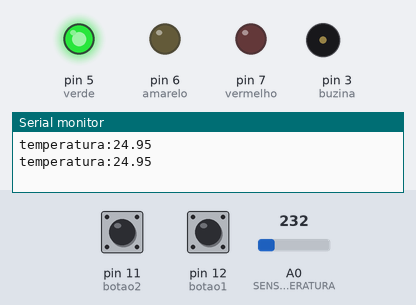
A sketch run on a simulated Arduino Uno, built with avr-gcc and run on an emulated ATmega328P. Parts: output pins drawn as LEDs (lit = HIGH), buzzer (waves = sounding), the last lines printed to the serial monitor. The inputs (shaded band) are chosen by the test bench; at power-on: A0 (SENSOR_TEMPERATURA) = 232, pin 12 (botao1) LOW, pin 11 (botao2) LOW.

Above: at 1.8 s.
1.9 s: A0 (SENSOR_TEMPERATURA) set to 252
3.4 s: A0 (SENSOR_TEMPERATURA) set to 269
At 5.1 s:
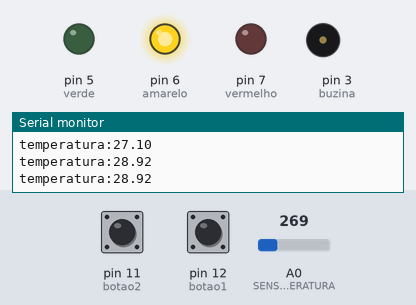
5.5 s: pin 12 (botao1) pulled HIGH for 1.2 s
At 6.7 s:
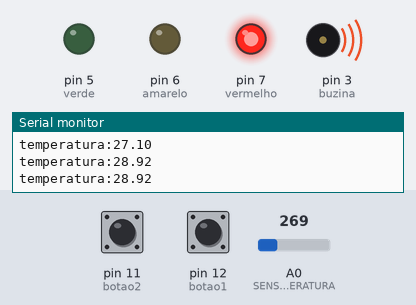
8.2 s: pin 11 (botao2) pulled HIGH for 1.2 s
At 9.4 s:
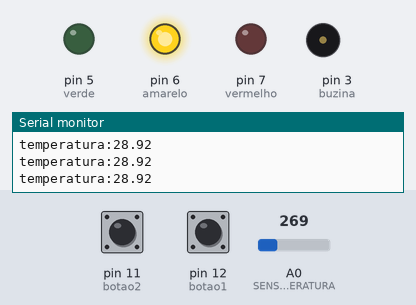
10.9 s: pin 12 (botao1) pulled HIGH for 3.2 s
At 11.7 s:
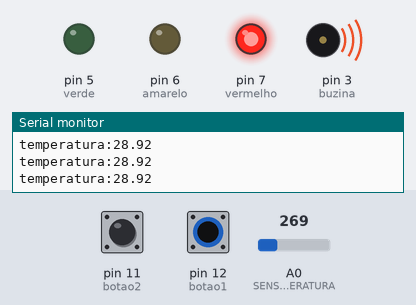
Timing chart, 0 to 13.9 s (numbered marks = the images above; inputs shaded):
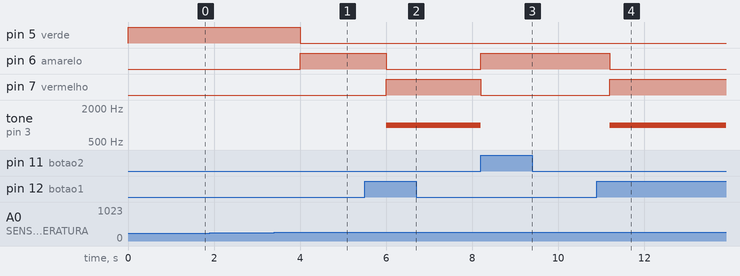

Measured:
- the behaviour switches between 260 and 261 on A0 (SENSOR_TEMPERATURA) (found by bisection; images 0 and 1)
- after the input at 3.4 s, pin 5 (verde): HIGH → LOW after 0.60 s; pin 6 (amarelo): LOW → HIGH after 0.60 s
- after the input at 5.5 s, pin 6 (amarelo): HIGH → LOW after 0.50 s; pin 7 (vermelho): LOW → HIGH after 0.50 s; tone on pin 3 (buzina): silent → 1000 Hz after 0.50 s
- after the input at 8.2 s, pin 6 (amarelo): LOW → HIGH at once; pin 7 (vermelho): HIGH → LOW at once; tone on pin 3 (buzina): 1000 Hz → silent at once
- after the input at 10.9 s, pin 6 (amarelo): HIGH → LOW after 0.30 s; pin 7 (vermelho): LOW → HIGH after 0.30 s; tone on pin 3 (buzina): silent → 1000 Hz after 0.30 s

The sketch:

PROJETO_TEMPERATURA.ino
```cpp
const int SENSOR_TEMPERATURA = A0;
int leitura_sensor;
float temperatura;
const int vermelho = 7;
const int amarelo = 6;
const int verde = 5;
const int buzina = 3;
const int botao1 = 12;
const int botao2 = 11;
int estadobotao1;
int estadobotao2;
void setup() {
  // put your setup code here, to run once:
  analogReference(INTERNAL);
  Serial.begin(9600);
  pinMode(vermelho, OUTPUT);
  pinMode(amarelo, OUTPUT);
  pinMode(verde, OUTPUT);
  pinMode(buzina, OUTPUT);
  pinMode(botao1, INPUT);
  pinMode(botao2, INPUT);
}
void cabelo (){
  tone(buzina,1000);
      digitalWrite(vermelho,HIGH);
      digitalWrite(verde,LOW);
      digitalWrite(amarelo,LOW);
}
void loop() {
  // put your main code here, to run repeatedly:
  //leitura do botao
   estadobotao1 =digitalRead(botao1);
   estadobotao2 =digitalRead(botao2);
  //Serial.print("botao1:");
  //Serial.println(estadobotao1);
  //delay(300);
  //Serial.print("botao2:");
  //Serial.println(estadobotao2);
  //delay(300);
  //leitura do sensor
  leitura_sensor = analogRead(SENSOR_TEMPERATURA);
  temperatura = leitura_sensor * 0.1075268817204301;

  if ( estadobotao1 == HIGH )
  {
    while ( estadobotao2 == LOW )
    {
      estadobotao2 = digitalRead(botao2);
      cabelo();
    }
    noTone(buzina);
  }
  if ( temperatura < 28 && temperatura >= 22 )
  {
    digitalWrite(verde, HIGH);
    digitalWrite(amarelo, LOW);
    digitalWrite(vermelho, LOW);
    noTone(buzina);
  }
  if ( temperatura >= 28 && temperatura < 30 )
  {
  digitalWrite(amarelo,HIGH);
  digitalWrite(vermelho,LOW);
  digitalWrite(verde,LOW);
  noTone(buzina);
  }
  if ( temperatura >= 30 && temperatura < 36 )
  {
  tone(buzina,2000);
  digitalWrite(vermelho,HIGH);
  digitalWrite(verde,LOW);
  digitalWrite(amarelo,LOW);
  }
  Serial.print("temperatura:");
  Serial.println(temperatura);
  delay(1000);
}
```
